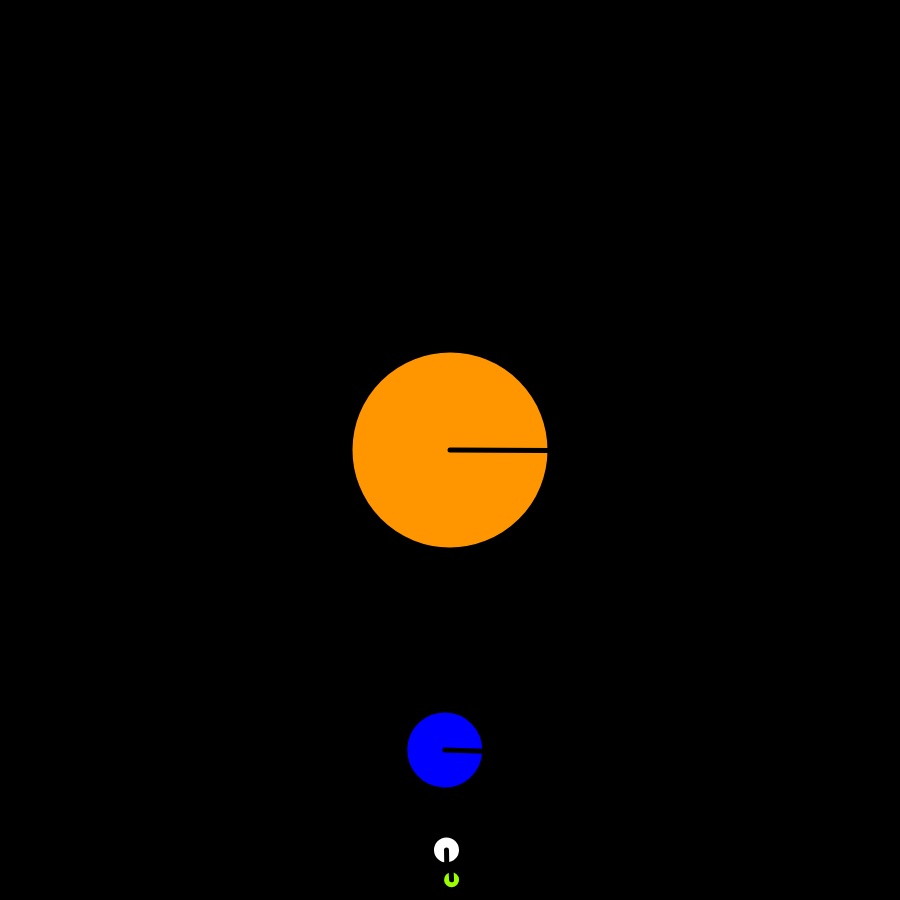
Frame 1 (no input)
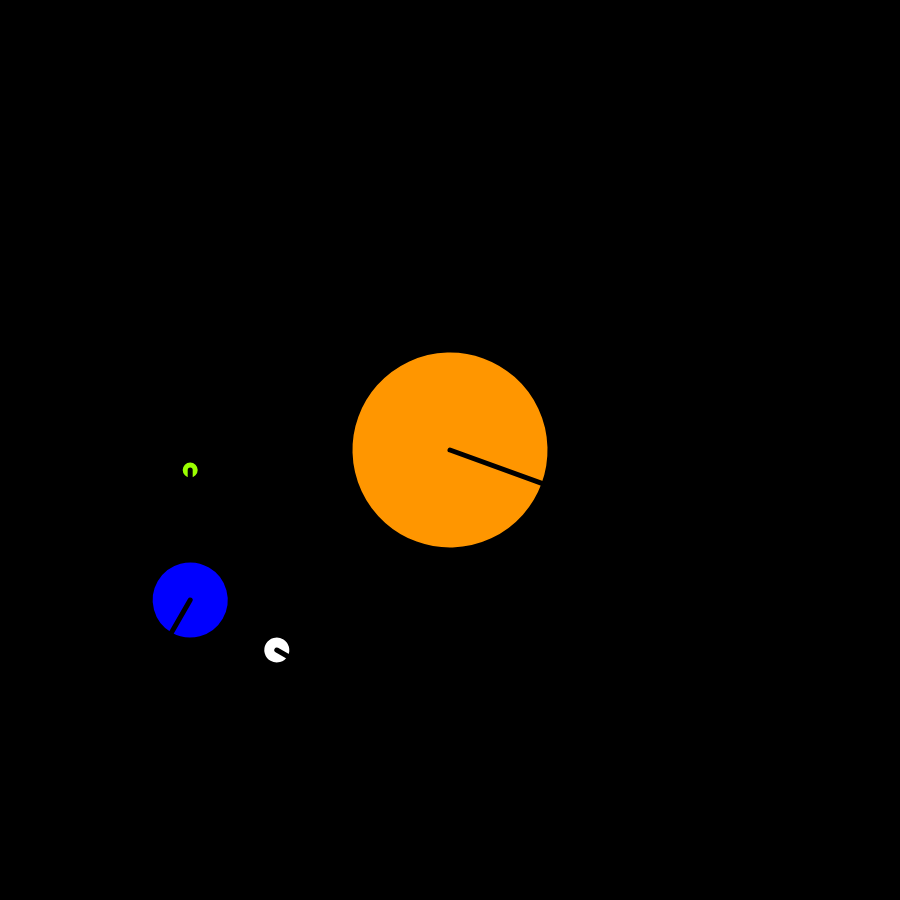
Frame 60 (no input)
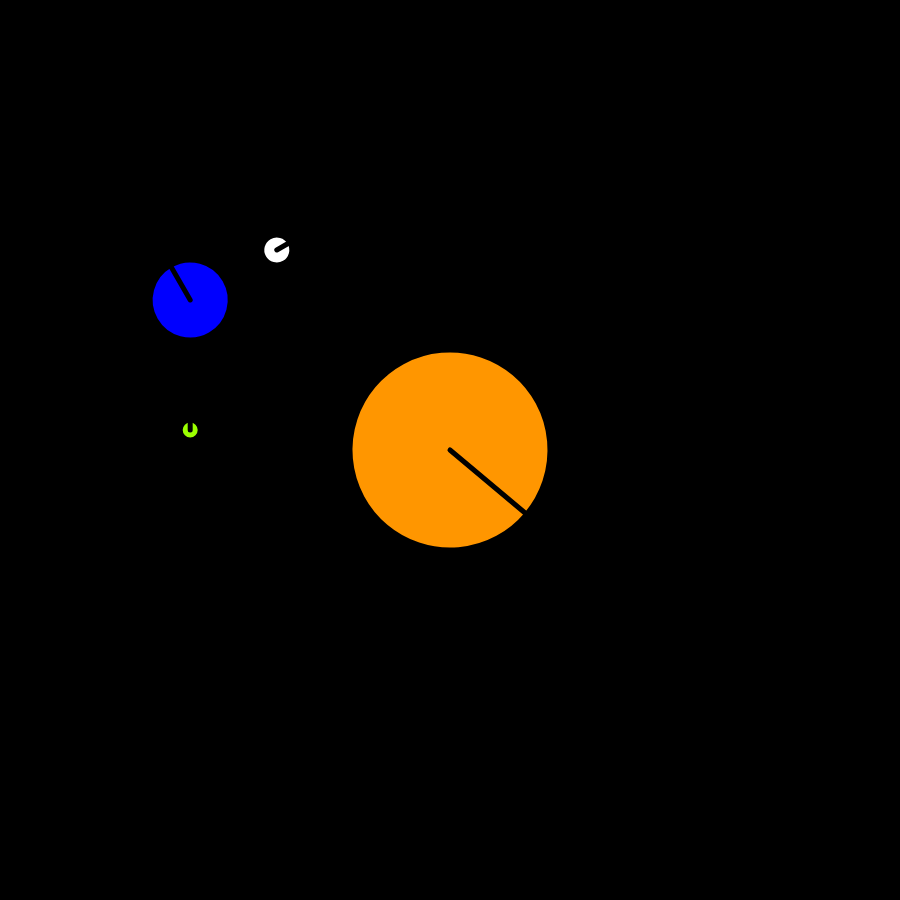
Frame 120 (the mouse pressed at the canvas centre since frame 60)

The p5.js sketch that drew these frames (run headless with seeded random() and noise() and a simulated clock; from frame 60 on, the mouse is pressed at the canvas centre):

// p5.js sketch
// ── sketch.js
var speed;

function setup() {
    createCanvas(900, 900);
}

function draw() {
    background(0);
    speed = frameCount;

    push();
    translate(width/2, height/2);

        push();
        rotate(radians(speed));
        translate(0,300);
        
            push();
            rotate(radians(-speed * 2));
            translate(0,100);
            rotate(radians(90));
            celestialObj(color(255,255,255), 30); // MOON 
            pop();

            push();
            rotate(radians(-speed * 4));
            translate(0,130);
            rotate(radians(-90));
            celestialObj(color(155,255,0), 20); // MOON 
            pop();

            
        rotate(radians(speed));
        celestialObj(color(0,0,255), 80); // EARTH

        pop();
    
    rotate(radians(speed/3))
    celestialObj(color(255,150,0), 200); // SUN
    
    pop();

    // text(radians(-speed*2), width / 2, height / 2);
}


function celestialObj(c, size){
    strokeWeight(5);
    fill(c);
    stroke(0);
    ellipse(0, 0, size, size);
    line(0, 0, size/2, 0);
}
